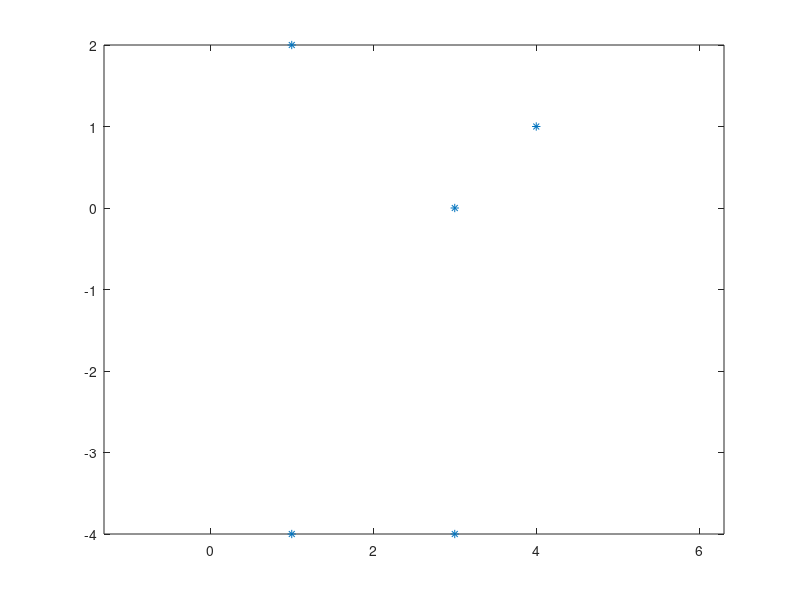

Source code (MATLAB): (Note: this script raises an error after producing the figure.)
%% CORRECTION TUTORIAL CONVEX HULL
%% Graham Scan algorithm$

%% first test with 5 points
Points=[1 1 3 4 3;
    2 -4 0 1 -4];
Points=Points';

plot(Points(:,1),Points(:,2),'*')
axis equal
Q=conv_hull(Points);
hold on;
plot(Q(:,1),Q(:,2),'r')

%% 50 random points
n=50;
Points2=rand(n,2);

figure
plot(Points2(:,1),Points2(:,2),'*')
axis equal
Q=conv_hull(Points2);
hold on;
plot(Q(:,1),Q(:,2),'r')

